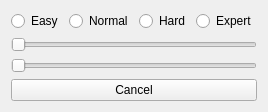
<?xml version="1.0" encoding="UTF-8"?>
<ui version="4.0">
 <class>Form</class>
 <widget class="QWidget" name="Form">
  <property name="geometry">
   <rect>
    <x>0</x>
    <y>0</y>
    <width>249</width>
    <height>94</height>
   </rect>
  </property>
  <property name="windowTitle">
   <string>Form</string>
  </property>
  <layout class="QVBoxLayout" name="verticalLayout_3">
   <item>
    <layout class="QHBoxLayout" name="horizontalLayout">
     <item>
      <widget class="QRadioButton" name="easy">
       <property name="text">
        <string>Easy</string>
       </property>
      </widget>
     </item>
     <item>
      <widget class="QRadioButton" name="normal">
       <property name="text">
        <string>Normal</string>
       </property>
      </widget>
     </item>
     <item>
      <widget class="QRadioButton" name="hard">
       <property name="text">
        <string>Hard</string>
       </property>
      </widget>
     </item>
     <item>
      <widget class="QRadioButton" name="expert">
       <property name="text">
        <string>Expert</string>
       </property>
      </widget>
     </item>
    </layout>
   </item>
   <item>
    <layout class="QVBoxLayout" name="verticalLayout_2">
     <item>
      <widget class="QSlider" name="horizontalSlider">
       <property name="orientation">
        <enum>Qt::Horizontal</enum>
       </property>
      </widget>
     </item>
     <item>
      <widget class="QSlider" name="horizontalSlider_2">
       <property name="orientation">
        <enum>Qt::Horizontal</enum>
       </property>
      </widget>
     </item>
    </layout>
   </item>
   <item>
    <widget class="QPushButton" name="cancelBtn">
     <property name="text">
      <string>Cancel</string>
     </property>
    </widget>
   </item>
  </layout>
 </widget>
 <resources/>
 <connections/>
</ui>
